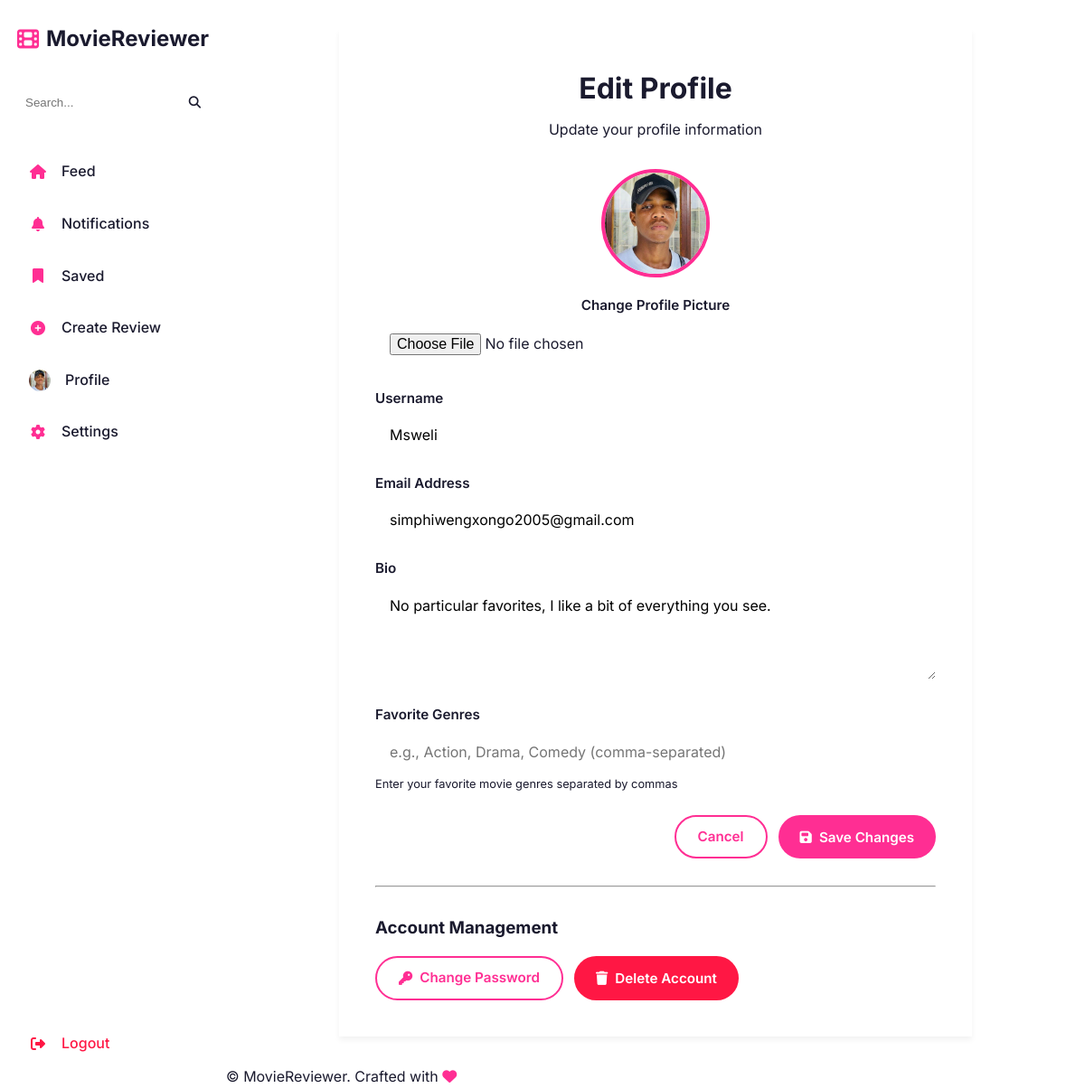
/profile/edit (signed in), run on the app's committed database.
### app/models/user.py (models this page shows, shortened)
class User(UserMixin, db.Model):
    __tablename__ = 'users'
    id = db.Column(db.Integer, primary_key=True)
    username = db.Column(db.String(80), unique=True, nullable=False, index=True)
    email = db.Column(db.String(120), unique=True, nullable=False, index=True)
    password_hash = db.Column(db.String(200), nullable=False)
    bio = db.Column(db.Text, nullable=True)
    profile_picture = db.Column(db.String(255), nullable=True)
    favorite_genres = db.Column(db.String(255), nullable=True)  # Comma-separated genre IDs
    user_type = db.Column(db.Enum(UserType), default=UserType.REGULAR, nullable=False)
    account_status = db.Column(db.Enum(AccountStatus), default=AccountStatus.ACTIVE)
    created_at = db.Column(db.DateTime, default=datetime.utcnow)
    updated_at = db.Column(db.DateTime, default=datetime.utcnow, onupdate=datetime.utcnow)
    last_login = db.Column(db.DateTime, nullable=True)
    total_reports = db.Column(db.Integer, default=0)
    report_count_by_reason = db.Column(db.JSON, default=dict)  # Stores counts per reason
    deactivated_at = db.Column(db.DateTime, nullable=True)
    deactivation_reason = db.Column(db.String(200), nullable=True)
    reviews = db.relationship('Review', backref='author', lazy='dynamic', cascade='all, delete-orphan')
    comments = db.relationship('Comment', backref='author', lazy='dynamic', cascade='all, delete-orphan')
    likes_given = db.relationship('UserLike', backref='user', lazy='dynamic', foreign_keys='UserLike.user_id')
    saves = db.relationship('UserSave', backref='user', lazy='dynamic')
    following = db.relationship('UserFollow', foreign_keys='UserFollow.follower_id', backref='follower', lazy='dynamic')
    followers = db.relationship('UserFollow', foreign_keys='UserFollow.followed_id', backref='followed', lazy='dynamic')
    notifications = db.relationship('Notification', backref='user', lazy='dynamic', foreign_keys='Notification.user_id')
    def can_create_reviews(self):
        return self.user_type in [UserType.REVIEWER, UserType.ADMIN] and self.account_status == AccountStatus.ACTIVE

### app/views/__init__.py (the view, shortened to what this page needs)
@views_bp.route('/profile/edit', methods=['GET', 'POST'])
@login_required
def edit_profile_page():
    form = UserProfileForm(user_id=current_user.id, obj=current_user)
    return render_template('users/edit_profile.html', form=form)

### app/forms/user_forms.py (shortened to what this page needs)
class UserProfileForm(FlaskForm):
    username = StringField('Username', validators=[DataRequired(), Length(min=3, max=80)])
    email = StringField('Email', validators=[DataRequired(), Email(), Length(max=120)])
    bio = TextAreaField('Bio', validators=[Optional(), Length(max=500)])
    profile_picture = FileField('Profile Picture', validators=[
        FileAllowed(['jpg', 'jpeg', 'png', 'gif', 'webp'], 'Images only!')
    ])
    favorite_genres = StringField('Favorite Genres (comma-separated)')
    def __init__(self, user_id, *args, **kwargs):
        super(UserProfileForm, self).__init__(*args, **kwargs)
        self.user_id = user_id

### app/__init__.py (called while the page is built)
@login_manager.user_loader
def load_user(user_id):
    from app.models.user import User
    return User.query.get(int(user_id))

### app/templates/users/edit_profile.html (shortened to what this page needs)
{% extends "base.html" %}
{% block content %}
<div class="form-container">
    <h1 class="text-center" style="margin-bottom: 8px;">Edit Profile</h1>
    <p class="text-center text-muted" style="margin-bottom: 30px;">Update your profile information</p>
    <form method="POST" action="{{ url_for('views.edit_profile_page') }}" enctype="multipart/form-data">
        <div style="text-align: center; margin-bottom: 24px;">
            <img src="{{ current_user.profile_picture or url_for('static', filename='images/default-avatar.png') }}"
                 id="profilePreview" style="width: 120px; height: 120px; border-radius: 50%; object-fit: cover; border: 4px solid var(--primary-color);">
            <div class="form-group" style="margin-top: 12px;">
                <label for="profile_picture">Change Profile Picture</label>
                <input type="file" id="profile_picture" name="profile_picture" class="form-control"
                       accept="image/*" onchange="previewImage(this, 'profilePreview')">
            </div>
        </div>
        <div class="form-group">
            <label for="username">Username</label>
            <input type="text" id="username" name="username" class="form-control"
                   value="{{ current_user.username }}" required minlength="3" maxlength="80">
        </div>
        <div class="form-group">
            <label for="email">Email Address</label>
            <input type="email" id="email" name="email" class="form-control"
                   value="{{ current_user.email }}" required>
        </div>
        <div class="form-group">
            <label for="bio">Bio</label>
            <textarea id="bio" name="bio" class="form-control" rows="4"
                      placeholder="Tell us about yourself">{{ current_user.bio or '' }}</textarea>
        </div>
        <div class="form-group">
            <label for="favorite_genres">Favorite Genres</label>
            <input type="text" id="favorite_genres" name="favorite_genres" class="form-control"
                   placeholder="e.g., Action, Drama, Comedy (comma-separated)"
                   value="{% if current_user.favorite_genres %}{{ current_user.favorite_genres }}{% endif %}">
            <div class="help-text">Enter your favorite movie genres separated by commas</div>
        </div>
        <div class="form-actions">
            <a href="{{ url_for('views.profile_page', user_id=current_user.id) }}" class="btn btn-outline">Cancel</a>
            <button type="submit" class="btn btn-primary">
                <i class="fas fa-save"></i> Save Changes
            </button>
        </div>
    </form>
    <hr style="margin: 30px 0;">
    <h3 style="margin-bottom: 16px;">Account Management</h3>
    <div style="display: flex; gap: 12px; flex-wrap: wrap;">
        <a href="{{ url_for('views.change_password_page') }}" class="btn btn-outline">
            <i class="fas fa-key"></i> Change Password
        </a>
        <button onclick="deleteAccount()" class="btn btn-danger">
            <i class="fas fa-trash"></i> Delete Account
        </button>
    </div>
</div>
{% endblock %}

### app/templates/base.html (shortened to what this page needs)
<!DOCTYPE html>
<html lang="en">
<head>
    <link rel="stylesheet" href="https://cdnjs.cloudflare.com/ajax/libs/font-awesome/6.4.0/css/all.min.css">
    <link rel="stylesheet" href="{{ url_for('static', filename='css/style.css') }}">
</head>
<body>
    <div class="app-layout">
        <aside class="sidebar" id="mainNav">
            <div class="nav-brand">
                <a href="{{ url_for('index') }}" class="brand-link">
                    <i class="fas fa-film"></i>
                    <span>MovieReviewer</span>
                </a>
            </div>
            <div class="nav-search-sidebar">
                <form action="{{ url_for('views.feed_page') }}" method="GET" class="search-form">
                    <input type="text" name="q" placeholder="Search..." class="search-input">
                    <button type="submit" class="search-btn"><i class="fas fa-search"></i></button>
                </form>
            </div>
            <nav class="nav-menu-sidebar">
                {% if current_user.is_authenticated %}
                    <a href="{{ url_for('views.feed_page') }}" class="nav-link" title="Feed">
                        <i class="fas fa-home"></i> Feed
                    </a>
                    <a href="{{ url_for('views.notifications_page') }}" class="nav-link notification-bell" title="Notifications">
                        <i class="fas fa-bell"></i> Notifications
                    </a>
                    <a href="{{ url_for('views.saved_reviews_page') }}" class="nav-link" title="Saved">
                        <i class="fas fa-bookmark"></i> Saved
                    </a>
                    {% if current_user.is_authenticated and current_user.can_create_reviews() %}
                        <a href="{{ url_for('views.create_review_page') }}" class="nav-link create-btn" title="Create Review">
                            <i class="fas fa-plus-circle"></i> Create Review
                        </a>
                    {% endif %}
                    <a href="{{ url_for('views.profile_page', user_id=current_user.id) }}" class="nav-link">
                        <img src="{{ current_user.profile_picture or url_for('static', filename='images/default-avatar.png') }}" alt="Profile" class="nav-avatar-small"> Profile
                    </a>
                    <a href="{{ url_for('views.edit_profile_page') }}" class="nav-link">
                        <i class="fas fa-cog"></i> Settings
                    </a>
                    <div style="margin-top: auto; padding-top: 20px;">
                        <a href="{{ url_for('views.logout_page') }}" class="nav-link logout-link">
                            <i class="fas fa-sign-out-alt"></i> Logout
                        </a>
                    </div>
                {% else %}
                    <div class="nav-auth-sidebar">
                        <a href="{{ url_for('views.login_page') }}" class="btn btn-outline btn-block" style="margin-bottom: 10px;">Login</a>
                        <a href="{{ url_for('views.register_page') }}" class="btn btn-primary btn-block">Sign Up</a>
                    </div>
                {% endif %}
            </nav>
        </aside>
        <div class="main-content-wrapper">
            <main class="main-content">
                {% block content %}{% endblock %}
            </main>
            <footer class="footer">
                <div class="footer-container">
                    <p>&copy; MovieReviewer. Crafted with <i class="fas fa-heart" style="color: var(--primary-color);"></i></p>
                </div>
            </footer>
        </div>
    </div>
</body>
</html>

### app/static/css/style.css (style rules this page uses)
* { margin: 0; padding: 0; box-sizing: border-box; }
:root { --primary-color: #FF2E93; --primary-dark: #FF0076; --secondary-color: #00D4FF; --success-color: #00E676; --warning-color: #FFEA00; --danger-color: #FF1744; --dark-color: #1A1A2E; --radius-sm: 0px; --radius: 0px; --radius-lg: 0px; --shadow-sm: 0 1px 2px rgba(0,0,0,0.05); --shadow: 0 4px 6px rgba(0,0,0,0.05); --shadow-lg: 0 10px 15px -3px rgba(0,0,0,0.1); --transition: all 0.3s cubic-bezier(0.25, 0.8, 0.25, 1); --font-family: 'Inter', -apple-system, BlinkMacSystemFont, sans-serif; --gradient-primary: linear-gradient(135deg, #FF2E93 0%, #FF8000 100%); --gradient-secondary: linear-gradient(135deg, #00D4FF 0%, #0052D4 100%); }
body { font-family: var(--font-family); background-color: var(--bg-color); color: var(--dark-color); line-height: 1.6; padding-top: 0; }
a { text-decoration: none; color: var(--primary-color); }
.app-layout { display: flex; min-height: 100vh; }
.sidebar { width: 250px; background: rgba(255, 255, 255, 0.95); backdrop-filter: blur(12px); border-right: 1px solid var(--border-color); position: fixed; top: 0; left: 0; bottom: 0; display: flex; flex-direction: column; padding: 1.5rem 1rem; z-index: 1000; }
.main-content-wrapper { flex: 1; margin-left: 250px; display: flex; flex-direction: column; min-height: 100vh; background-color: var(--bg-light); }
.nav-brand { margin-bottom: 2rem; text-align: center; }
.brand-link { font-size: 1.5rem; font-weight: 700; color: var(--text-dark); text-decoration: none; display: flex; align-items: center; justify-content: center; gap: 0.5rem; }
.brand-link i { color: var(--primary-color); }
.nav-search-sidebar { margin-bottom: 2rem; }
.nav-search-sidebar .search-form { display: flex; background: var(--bg-color); border-radius: var(--radius); padding: 0.25rem; border: 1px solid var(--border-color); }
.nav-search-sidebar .search-input { border: none; background: transparent; padding: 0.5rem; width: 100%; outline: none; }
.nav-search-sidebar .search-btn { background: transparent; border: none; color: var(--text-muted); padding: 0 0.5rem; cursor: pointer; }
.nav-menu-sidebar { display: flex; flex-direction: column; gap: 0.5rem; flex: 1; }
.nav-menu-sidebar .nav-link { display: flex; align-items: center; gap: 1rem; padding: 0.75rem 1rem; color: var(--text-dark); text-decoration: none; border-radius: var(--radius); transition: var(--transition); font-weight: 500; }
.nav-menu-sidebar .nav-link i { width: 20px; text-align: center; color: var(--primary-color); }
.nav-avatar-small { width: 24px; height: 24px; border-radius: 50%; object-fit: cover; }
.logout-link { color: var(--danger-color) !important; }
.logout-link i { color: var(--danger-color) !important; }
.btn { display: inline-flex; align-items: center; gap: 8px; padding: 10px 24px; border-radius: 50px; font-weight: 600; font-size: 0.95rem; border: none; cursor: pointer; transition: var(--transition); font-family: var(--font-family); }
.btn-primary { background: var(--primary-color); color: white; }
.btn-outline { background: transparent; color: var(--primary-color); border: 2px solid var(--primary-color); }
.btn-danger { background: var(--danger-color); color: white; }
.main-content { flex: 1 0 auto; padding: 2rem 1rem; max-width: 1200px; margin: 0 auto; width: 100%; }
.form-container { max-width: 700px; margin: 0 auto; background: var(--white); padding: 40px; border-radius: var(--radius); box-shadow: var(--shadow); }
.form-group { margin-bottom: 20px; }
.form-group label { display: block; font-weight: 600; margin-bottom: 6px; font-size: 0.95rem; }
.form-group .form-control { width: 100%; padding: 12px 16px; border: 2px solid var(--light-gray); border-radius: var(--radius); font-size: 1rem; font-family: var(--font-family); transition: var(--transition); background: var(--white); }
.form-group .help-text { font-size: 0.8rem; color: var(--gray-color); margin-top: 4px; }
.form-group textarea.form-control { resize: vertical; min-height: 100px; }
.form-actions { display: flex; gap: 12px; margin-top: 24px; justify-content: flex-end; }
.text-center { text-align: center; }
.text-muted { color: var(--gray-color); }

### data on the page
User: profile_picture (picture), username "Msweli", email "simphiwengxongo2005@gmail.com", bio "No particular favorites, I like a bit of everything you see."
